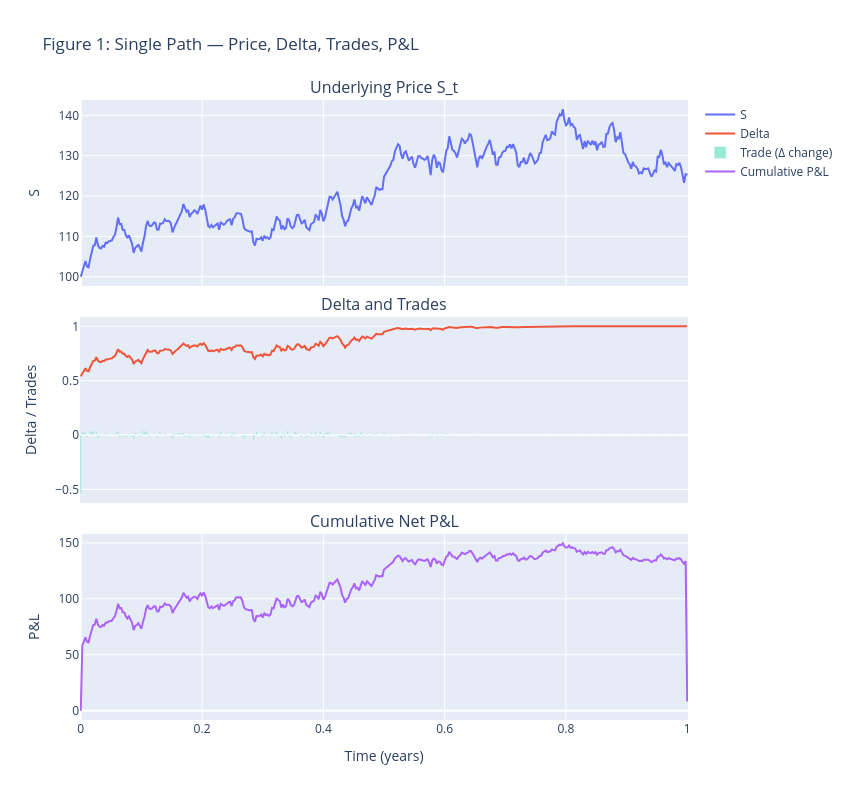

Notebook source saved alongside this figure:
### Markdown cell above
## 8. Figure 1 — Single Path: S, Delta, Trades, Cumulative P&L
Visual intuition for how re-hedging monetizes realized variance (with costs).

### Code cell
from plotly.subplots import make_subplots


fig1 = make_subplots(rows=3, cols=1, shared_xaxes=True, vertical_spacing=0.05,
                     subplot_titles=("Underlying Price S_t", "Delta and Trades", "Cumulative Net P&L"))

fig1.add_trace(go.Scatter(x=single_df['time'], y=single_df['S'], name='S', mode='lines'), row=1, col=1)
fig1.add_trace(go.Scatter(x=single_df['time'], y=single_df['delta'], name='Delta', mode='lines'), row=2, col=1)
# Trades as impulses
fig1.add_trace(go.Bar(x=single_df['time'], y=single_df['trade'], name='Trade (Δ change)', opacity=0.4), row=2, col=1)
fig1.add_trace(go.Scatter(x=single_df['time'], y=single_df['pnl_cum'], name='Cumulative P&L', mode='lines'), row=3, col=1)

fig1.update_layout(height=800, width=850, title_text='Figure 1: Single Path — Price, Delta, Trades, P&L')
fig1.update_xaxes(title_text='Time (years)', row=3, col=1)
fig1.update_yaxes(title_text='S', row=1, col=1)
fig1.update_yaxes(title_text='Delta / Trades', row=2, col=1)
fig1.update_yaxes(title_text='P&L', row=3, col=1)
fig1.show()

### Figure 1 — Plotly figure (JSON) as saved in the notebook; plotly's stock layout.template omitted (floating-point values rounded to 4 significant figures; data arrays with more than 128 entries replaced by an {"elided": "..."} marker saying what was removed)
{"data": [{"mode": "lines", "name": "S", "type": "scatter", "x": {"elided": "391 float values"}, "xaxis": "x", "y": {"elided": "391 float values"}, "yaxis": "y"}, {"mode": "lines", "name": "Delta", "type": "scatter", "x": {"elided": "391 float values"}, "xaxis": "x2", "y": {"elided": "391 float values"}, "yaxis": "y2"}, {"name": "Trade (Δ change)", "opacity": 0.4, "type": "bar", "x": {"elided": "391 float values"}, "xaxis": "x2", "y": {"elided": "391 float values"}, "yaxis": "y2"}, {"mode": "lines", "name": "Cumulative P&L", "type": "scatter", "x": {"elided": "391 float values"}, "xaxis": "x3", "y": {"elided": "391 float values"}, "yaxis": "y3"}], "layout": {"annotations": [{"font": {"size": 16}, "showarrow": false, "text": "Underlying Price S_t", "x": 0.5, "xanchor": "center", "xref": "paper", "y": 1, "yanchor": "bottom", "yref": "paper"}, {"font": {"size": 16}, "showarrow": false, "text": "Delta and Trades", "x": 0.5, "xanchor": "center", "xref": "paper", "y": 0.65, "yanchor": "bottom", "yref": "paper"}, {"font": {"size": 16}, "showarrow": false, "text": "Cumulative Net P&L", "x": 0.5, "xanchor": "center", "xref": "paper", "y": 0.3, "yanchor": "bottom", "yref": "paper"}], "height": 800, "title": {"text": "Figure 1: Single Path — Price, Delta, Trades, P&L"}, "width": 850, "xaxis": {"anchor": "y", "domain": [0, 1], "matches": "x3", "showticklabels": false}, "xaxis2": {"anchor": "y2", "domain": [0, 1], "matches": "x3", "showticklabels": false}, "xaxis3": {"anchor": "y3", "domain": [0, 1], "title": {"text": "Time (years)"}}, "yaxis": {"anchor": "x", "domain": [0.7, 1], "title": {"text": "S"}}, "yaxis2": {"anchor": "x2", "domain": [0.35, 0.65], "title": {"text": "Delta / Trades"}}, "yaxis3": {"anchor": "x3", "domain": [0, 0.3], "title": {"text": "P&L"}}}}
